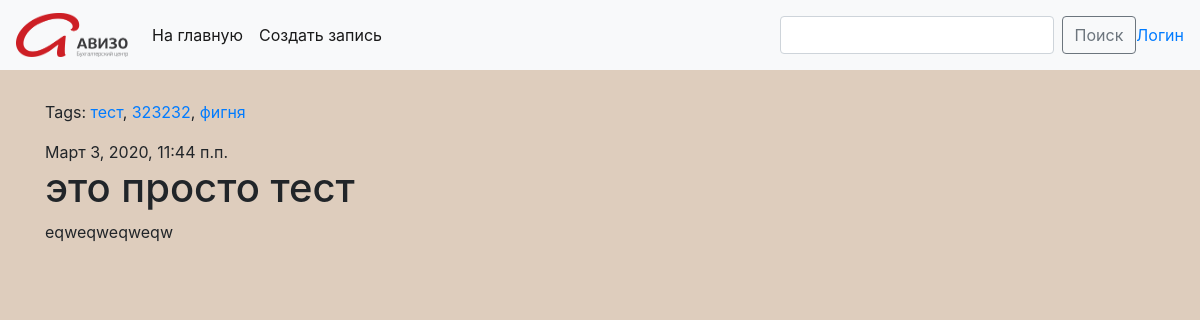
/post/64/, run on the app's committed database.
### blog/models.py (models this page shows, shortened)
class Post(models.Model):
    author = models.ForeignKey(settings.AUTH_USER_MODEL, on_delete=models.CASCADE)
    title = models.CharField(max_length=200)
    text = models.TextField()
    created_date = models.DateTimeField(default=timezone.now)
    published_date = models.DateTimeField(blank=True, null=True)
    tags = TaggableManager(through=RuTaggedItem)

### blog/views.py (the view)
# urls.py: path('post/<int:pk>/', views.PostDetailView.as_view(), name='post_detail'),
class PostDetailView(View):
    def get(self, request, pk):
        post = get_object_or_404(Post, pk=pk)
        return render(request, 'blog/post_detail.html', {'post': post})

### blog/templates/blog/post_detail.html
{% extends 'blog/base.html' %}
{% block content %}
    <div class="post">
        <p class="tags">Tags: {% for tag in post.tags.all %}<a href="{% url 'post_list_by_tag' tag.slug %}">{{ tag.name }}</a>{% if not forloop.last %}, {% endif %} {% endfor %}</p>
        {% if post.published_date %}
            <div class="date">
                {{ post.published_date }}
            </div>
        {% endif %}
        <h1>{{ post.title }}</h1>
        <p>{{ post.text|linebreaksbr }}</p>
    </div>
{% endblock %}

### blog/templates/blog/base.html (style rules this page uses)
body { background: #decdbd; }

### data on the page
Tag: name "тест"
Tag: name "323232"
Tag: name "фигня"
Post: published_date "Март 3, 2020, 11:44 п.п.", title "это просто тест", text "eqweqweqweqw"
